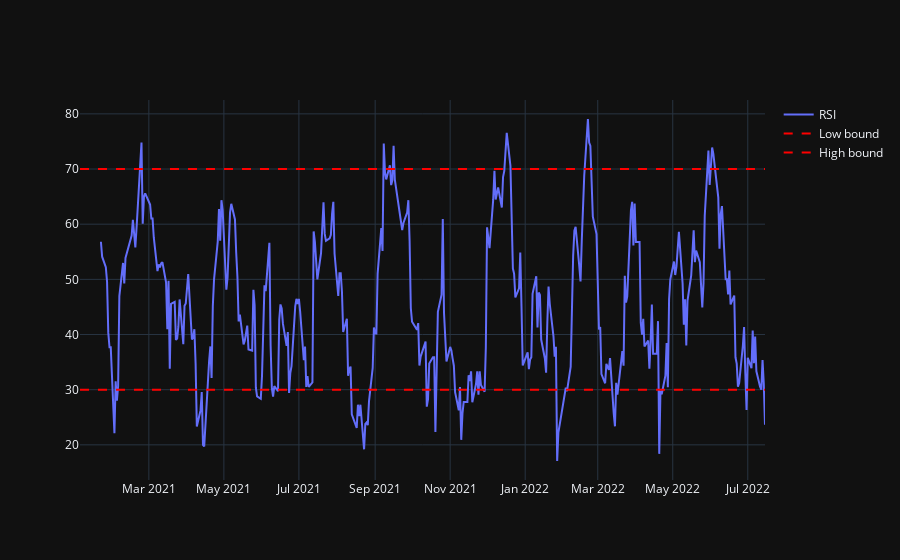

Notebook code for this chart:
### Code cell
import plotly.graph_objects as go
rsi = rsi = go.Scatter(x=df_rsi.index, y=df_rsi['RSI'], name="RSI")
fig = go.Figure(rsi)

rsi_low_line = go.Scatter(x=df_rsi.index, y=(df_rsi['RSI']/df_rsi['RSI']).fillna(1)*30,line=dict(color='red',dash='dash'),name='Low bound')
rsi_high_line = go.Scatter(x=df_rsi.index, y=(df_rsi['RSI']/df_rsi['RSI']).fillna(1)*70,line=dict(color='red',dash='dash'),name='High bound')

fig.add_trace(rsi_low_line)
fig.add_trace(rsi_high_line)

fig.show()

### Figure 1 — Plotly figure (JSON) as saved in the notebook; plotly's stock layout.template omitted (floating-point values rounded to 4 significant figures; data arrays with more than 128 entries replaced by an {"elided": "..."} marker saying what was removed)
{"data": [{"name": "RSI", "type": "scatter", "x": {"elided": "380 str values"}, "y": {"elided": "380 float values"}}, {"line": {"color": "red", "dash": "dash"}, "name": "Low bound", "type": "scatter", "x": {"elided": "380 str values"}, "y": {"elided": "380 int values"}}, {"line": {"color": "red", "dash": "dash"}, "name": "High bound", "type": "scatter", "x": {"elided": "380 str values"}, "y": {"elided": "380 int values"}}], "layout": {}}
